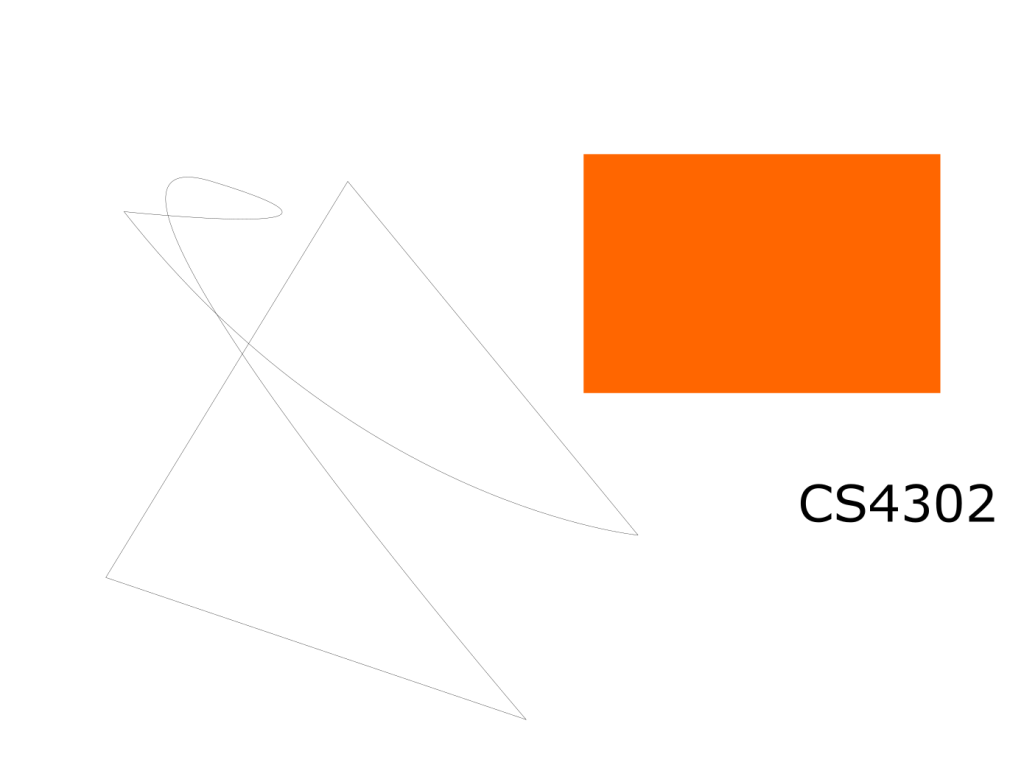
%> input picture Image Signal Analysis (2018-2019)/vector.png, 1024 x 768 px
$ octave task4Vector.m   (GNU Octave 9; MATLAB toolbox functions it lacks are replaced by stand-ins)
%> lines starting %> are read from the running program, lines starting %| are printed output that depends on the picture
%Load in Vector image.
vectorImage = imread('vector.png');
%> vectorImage is the input picture: size 768x1024x3 uint8; mean R, G, B 254, 237.4, 226.4

%Convert image into grayscale.
greyVectorImage = rgb2gray(vectorImage);
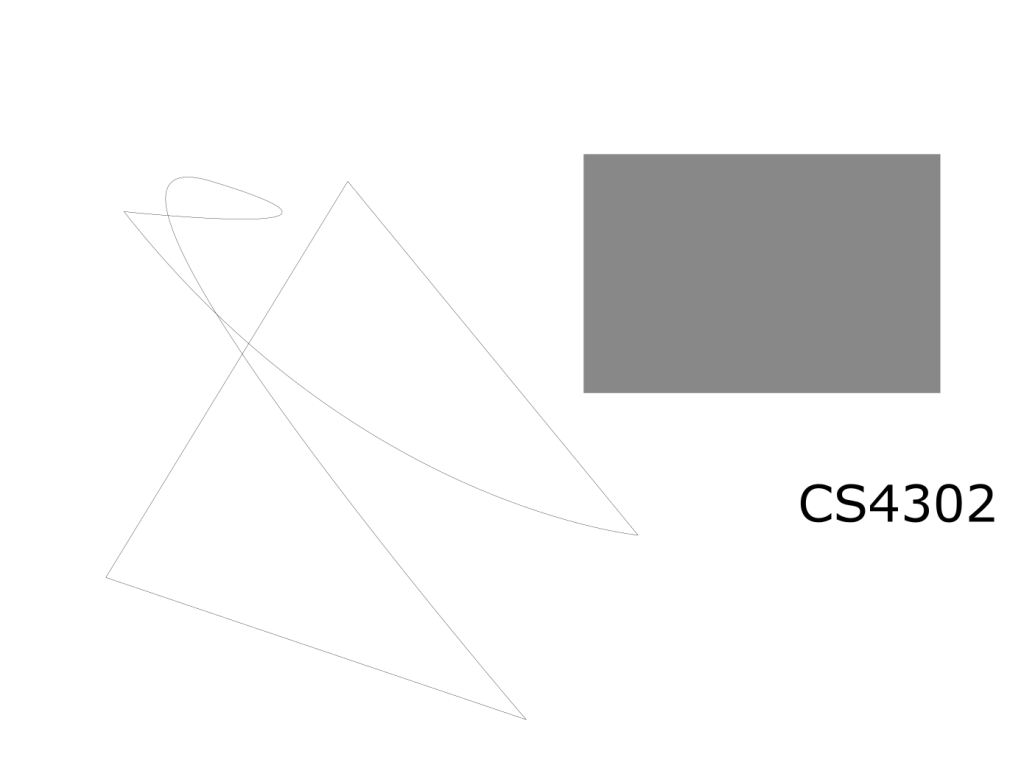
%> greyVectorImage: size 768x1024 uint8; min 0, max 255, mean 241.1

%Take 2D Discrete Cosine Transformation of grayscaled image.
dctimage = dct2(greyVectorImage);

%Show base and coloured version of DCT images.
figure
imshow(dctimage)
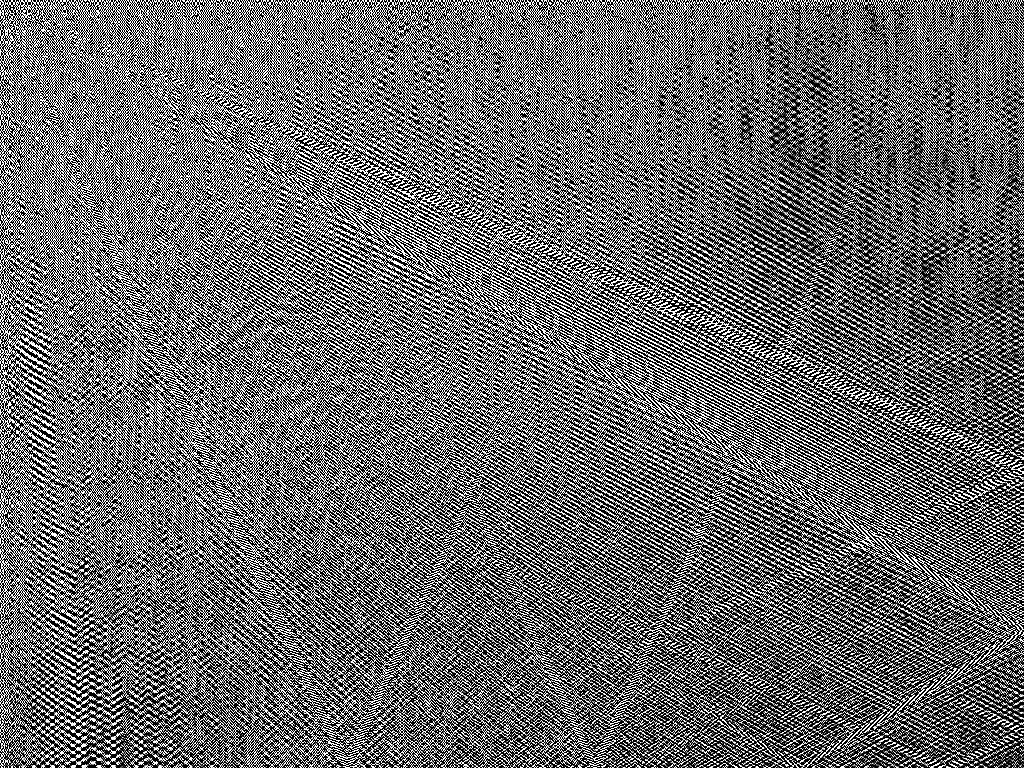
%> displayed picture: size 768x1024, on the screen's scale of 0 to 255; min 0, max 255, mean 107.2
title('Base DCT Image of Vector')

figure
imshow(log(abs(dctimage)),[])
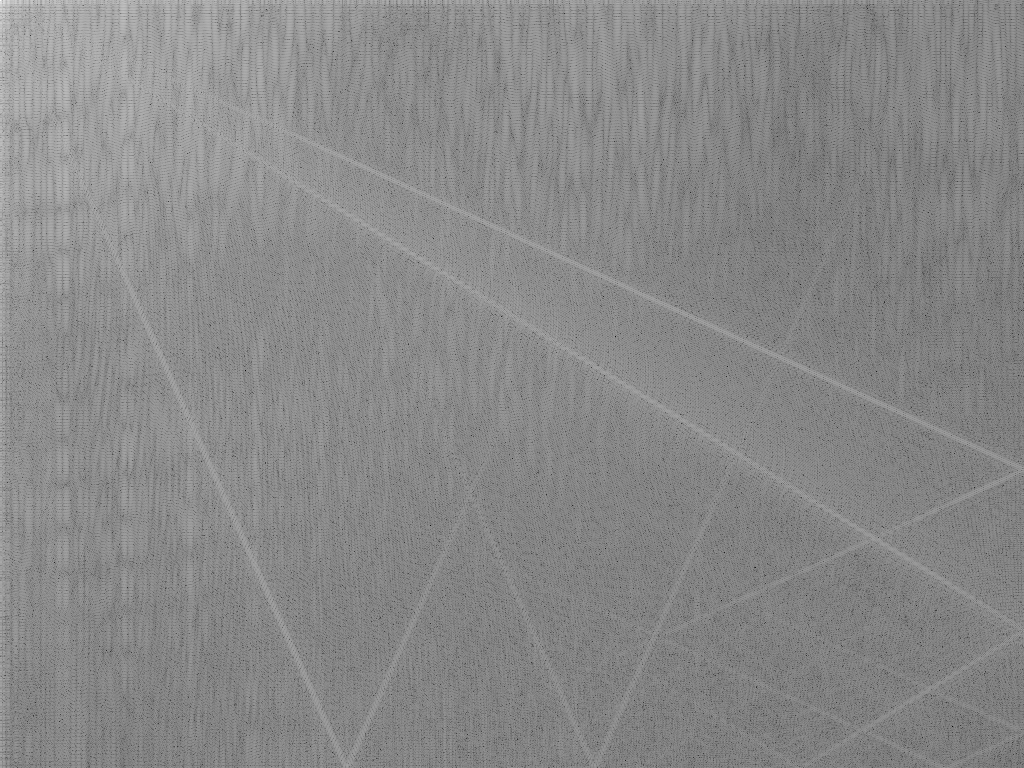
%> displayed picture: size 768x1024, on the screen's scale of 0 to 255; min 0, max 255, mean 136.3
title('2D Discrete Cosine Transform (DCT) of Vector image');
colormap(gca,jet(64))
colorbar
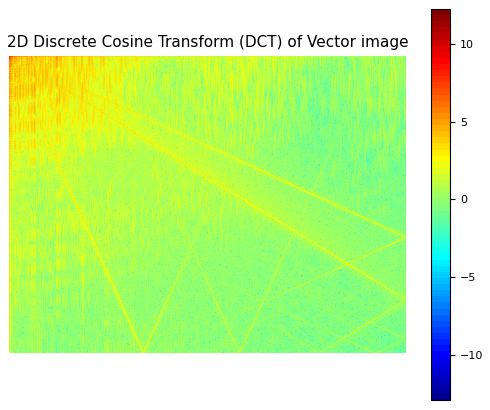
%> figure redrawn from the program's plot data

%EXTENSION - Change the value 100 to alter how the filter operates.
dctimage(abs(dctimage) > 100) = 0; %Letters only < 0
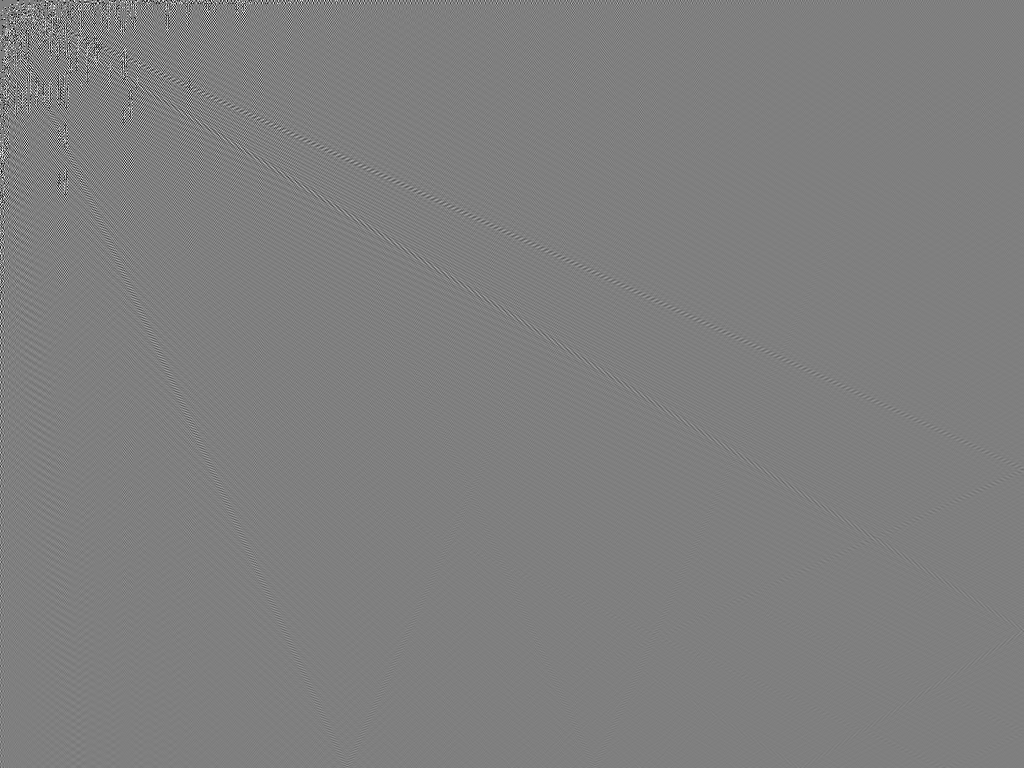
%> dctimage: size 768x1024 double; min -99.97, max 99.93, mean 0; drawn with min black and max white


normalagain = idct2(dctimage);

figure
imshow(normalagain);
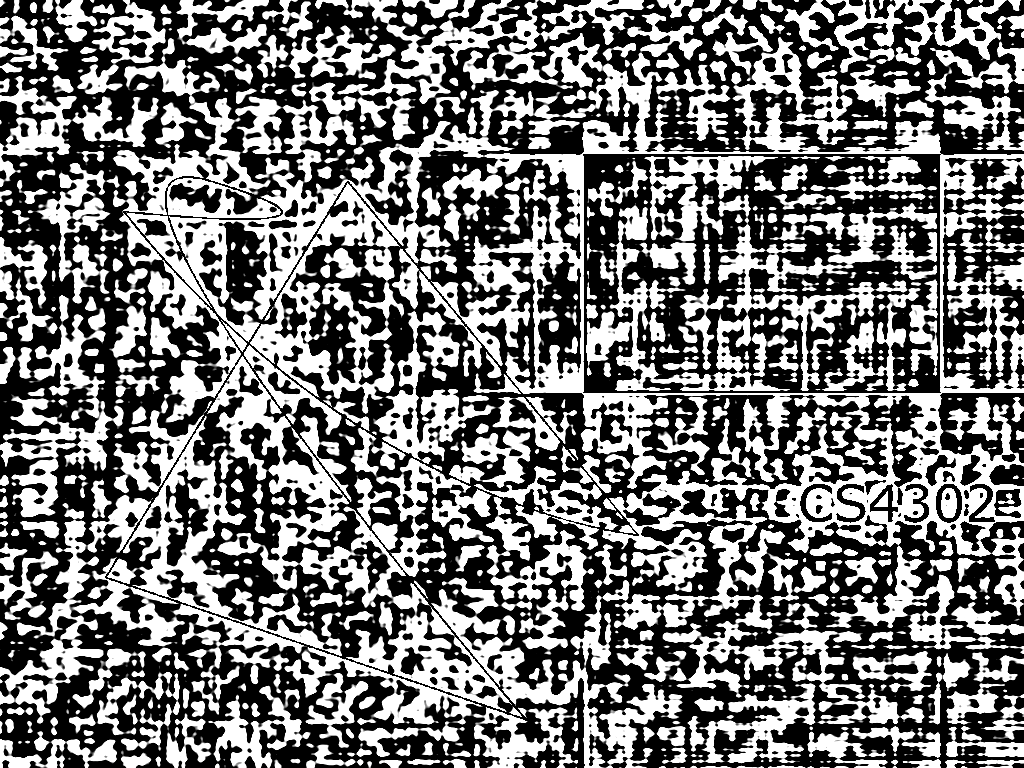
%> displayed picture: size 768x1024, on the screen's scale of 0 to 255; min 0, max 255, mean 118.3
title('Reconstructed image of Vector image after filtering (Threshold < 0)');
